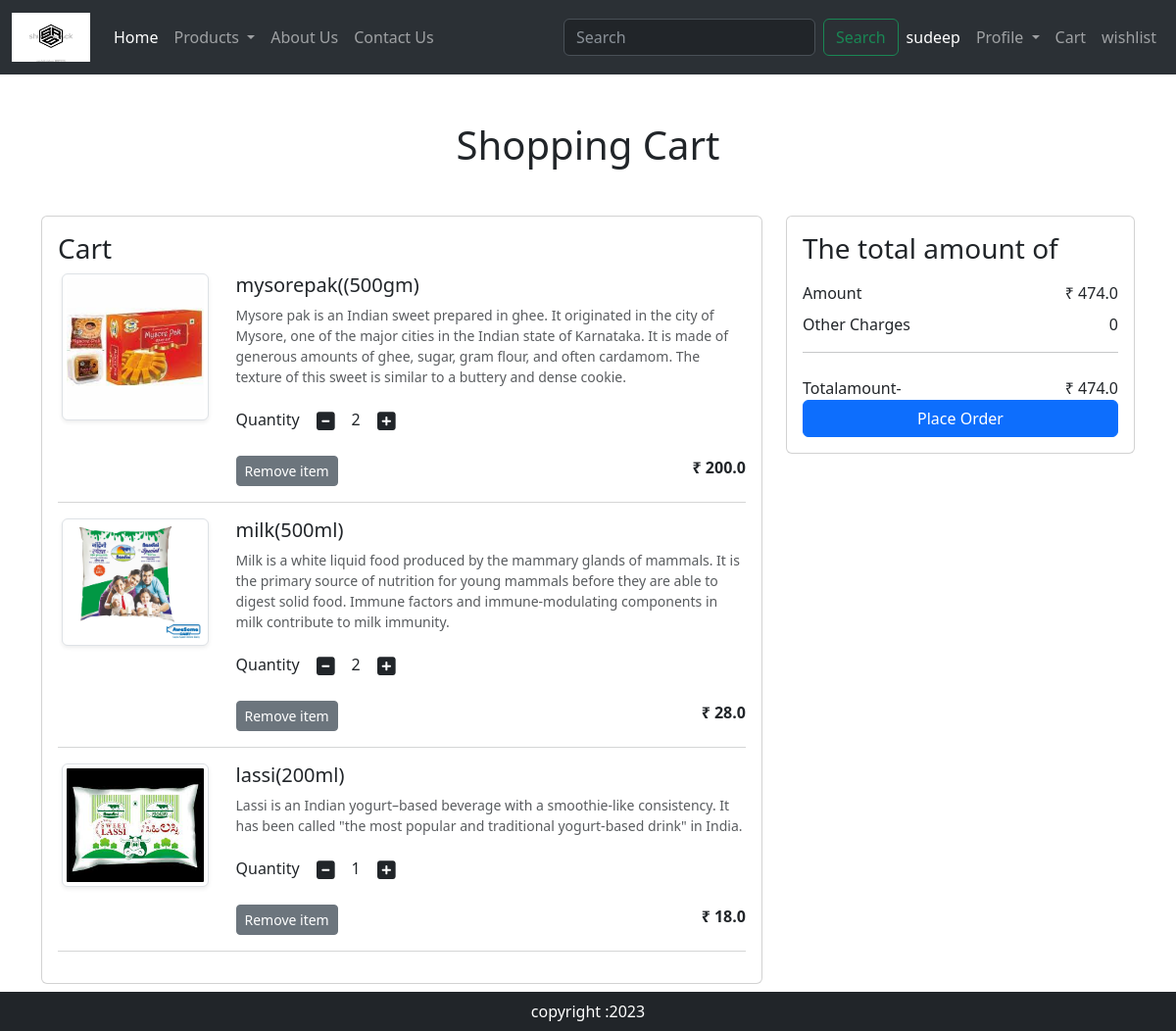
The page /cart/ (signed in) on the database as committed earlier.
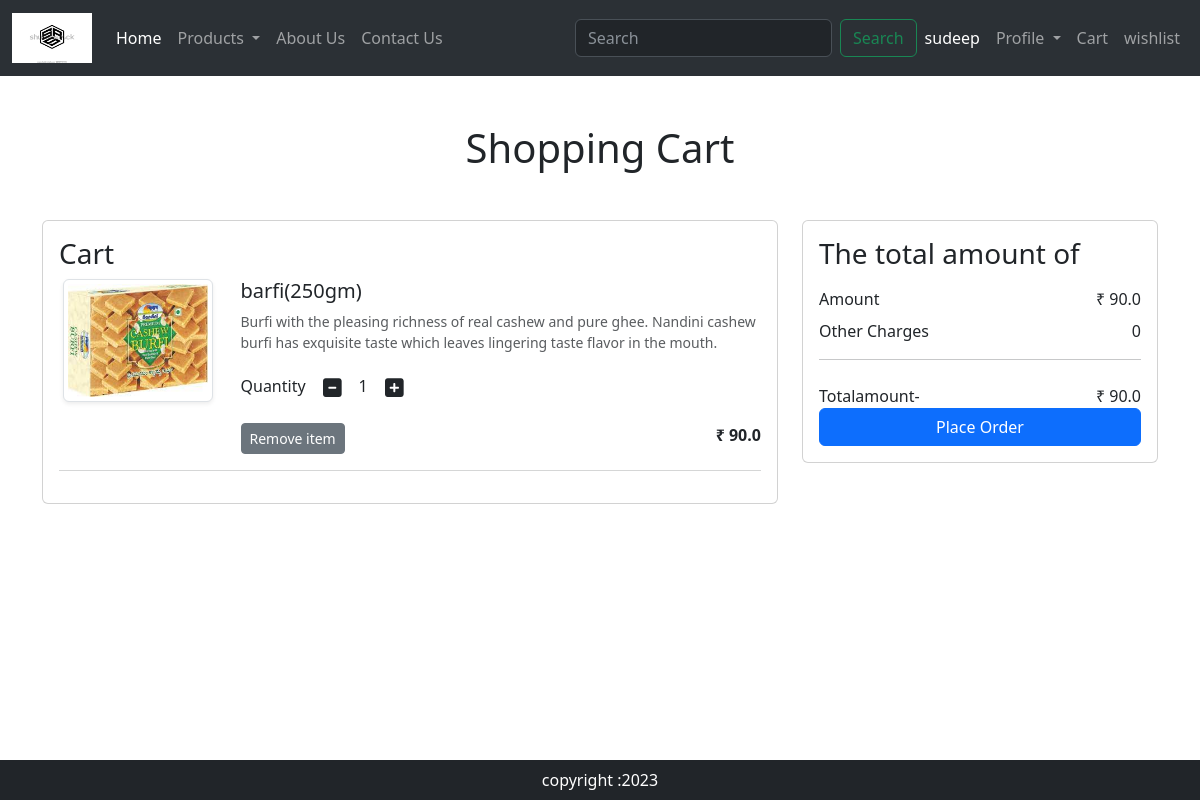
The same page on the database as committed later.
### ecommapp/models.py (models this page shows, shortened)
class Cart(models.Model):
    user=models.ForeignKey(User,on_delete=models.CASCADE)
    product=models.ForeignKey(Product,on_delete=models.CASCADE)
    quantity=models.PositiveIntegerField(default=1)

class Product(models.Model):
    title=models.CharField(max_length=100)
    price=models.FloatField()
    description=models.TextField()
    category=models.CharField(choices=CATEGORY_CHOICES,max_length=15)
    image=models.ImageField(upload_to='product')

### ecommapp/views.py (the view)
# urls.py: path('cart/',views.show_cart,name='cart'),
def show_cart(request):
    user=request.user
    cart=Cart.objects.filter(user=user)
    amount=0
    for pr in cart:
        val=pr.quantity * pr.product.price
        amount+=val
    totalamount=amount
    return render(request,'ecommapp/addtocart.html',locals())

### ecommapp/templates/ecommapp/addtocart.html
{% extends 'main.html' %}
{% load static %}
{% block main%}
<div class="container my-5">
    <div class="row">
        {% if cart %}
        <h1 class="text-center mb-5">Shopping Cart</h1>
        <div class="col-sm-8">
            <div class="card">
                <div class="card-body">
                    <h3>Cart</h3>
                    {% for item in cart %}
                    <div class="row">
                        <div class="col-sm-3 text-center align self-center"><img src="{{item.product.image.url}}" alt="" class="img-fluid img-thumbnail shadow-sm" height="150" width="150"></div>
                        <div class="col-sm-9">
                            <div>
                                <h5> {{item.product.title}} </h5>
                                <p class="mb-2 text-muted small"> {{item.product.description}} </p>
                                <div class="my-3">
                                    <label for="quantity"> Quantity </label>
                                    <a class="minus-cart btn" pid= {{item.product.id}}> <i class="fas fa-minus-square fa-lg"></i></a>
                                    <span id="quantity"> {{item.quantity}} </span>
                                    <a class="plus-cart btn" pid= {{item.product.id}}> <i class="fas fa-plus-square fa-lg"></i></a>
                                </div>
                                <div class="d-flex justify-content-between">
                                    <a href="#" class="remove-cart btn btn-sm btn-secondary mr-3" pid= {{item.product.id}} >Remove item</a>
                                    <p class="mb-0"><span><strong> ₹ {{item.product.price}} </strong></span></p>
                                </div>
                            </div>
                        </div>
                    </div>
                    <hr class="text-muted">
                    {% endfor %}
                </div>
            </div>
        </div>
        <div class="col-sm-4">
            <div class="card">
                <div class="card-body">
                    <h3>The total amount of</h3>
                    <ul class="list-group">
                        <li class="list-group-item d-flex justify-content-between align-items-center border-0 px-0 pb-0">Amount <span id="amount">₹ {{amount}} </span></li>
                        <li class="list-group-item d-flex justify-content-between align-items-center border-0 px-0 pb-0">Other Charges <span>0</span></li>
                        <hr>
                        <li class="list-group-item d-flex justify-content-between align-items-center border-0 px-0 pb-0 ">
                            Totalamount-<span id="totalamount" class="float: right;"> ₹ {{totalamount}} </span>
                        </li>
                    </ul>
                    <div class="d-grid"> <a href="{% url 'checkout' %}" class="btn btn-primary">Place Order</a>
                    </div>
                </div>
            </div>
        </div>
    </div>
    {% else %}
            <h1>Cart is empty</h1>
    {% endif %}
</div>
{% endblock %}

Rows that differ between the two databases and show on the page:
removed Cart: product.image (picture), product "mysorepak((500gm)", product.description "Mysore pak is an Indian sweet prepared in ghee. It originated in the city of Mysore, one of the major cities in the Indian state of Karnataka. It is made of generous amounts of ghee, sugar, gram flour, and often cardamom. The texture of this sweet is similar to a buttery and dense cookie.", quantity "2", product.price "200.0"
removed Cart: product.image (picture), product "milk(500ml)", product.description "Milk is a white liquid food produced by the mammary glands of mammals. It is the primary source of nutrition for young mammals before they are able to digest solid food. Immune factors and immune-modulating components in milk contribute to milk immunity.", quantity "2", product.price "28.0"
removed Cart: product.image (picture), product "lassi(200ml)", product.description "Lassi is an Indian yogurt–based beverage with a smoothie-like consistency. It has been called \"the most popular and traditional yogurt-based drink\" in India.", quantity "1", product.price "18.0"
added Cart: product.image (picture), product "barfi(250gm)", product.description "Burfi with the pleasing richness of real cashew and pure ghee. Nandini cashew burfi has exquisite taste which leaves lingering taste flavor in the mouth.", quantity "1", product.price "90.0"
Other text that changed with them:
{{ amount }}: "474.0" → "90.0"
{{ totalamount }}: "474.0" → "90.0"
